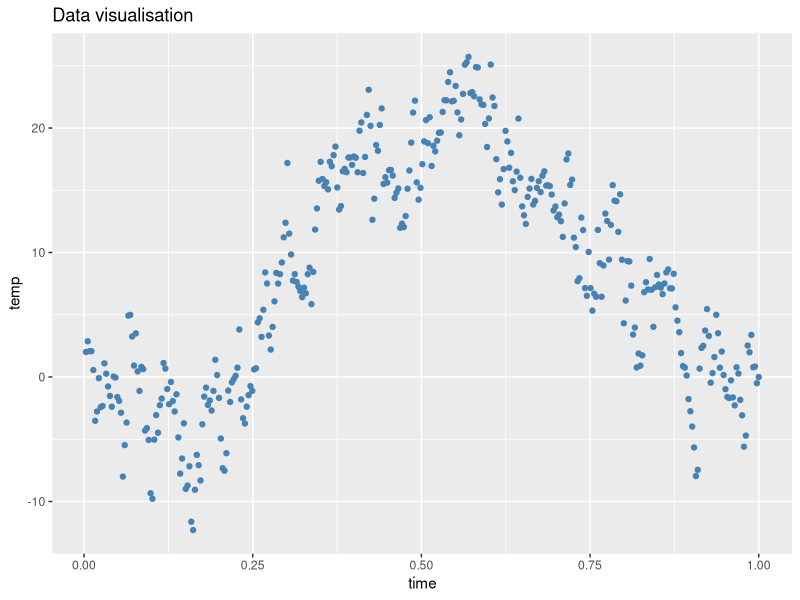
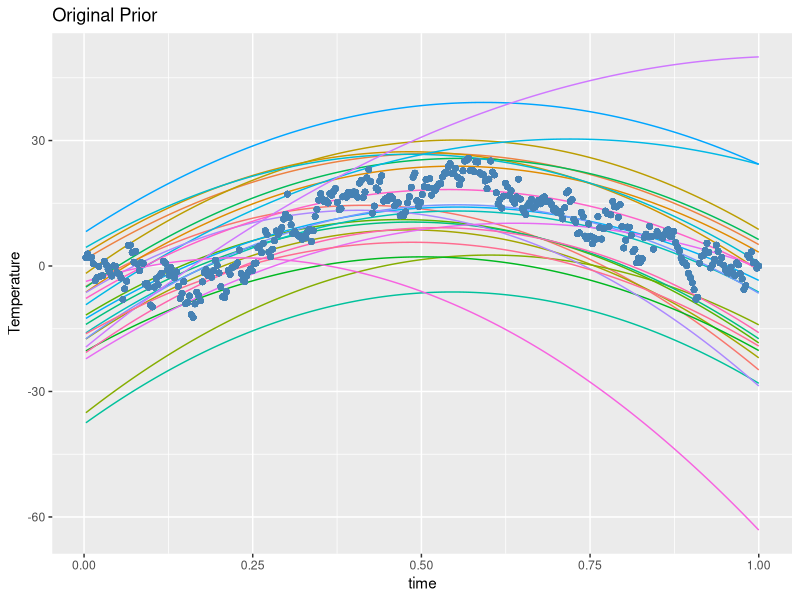
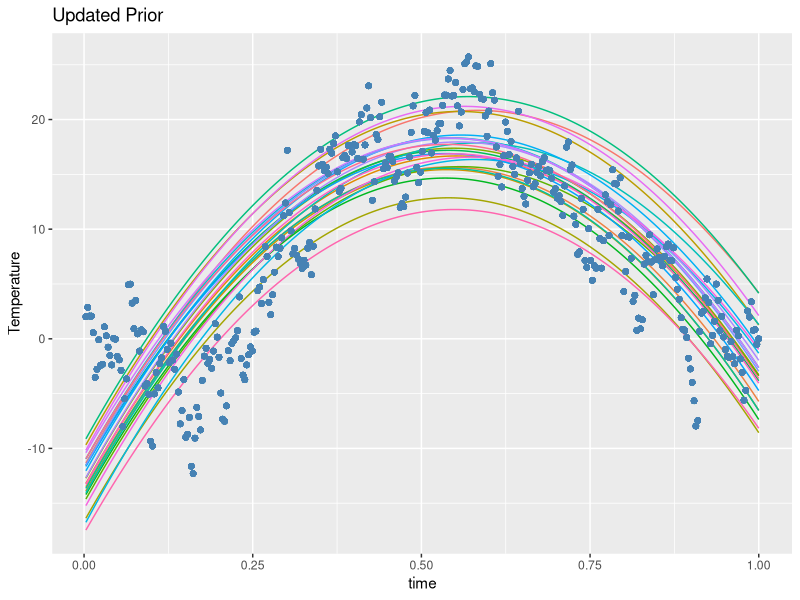
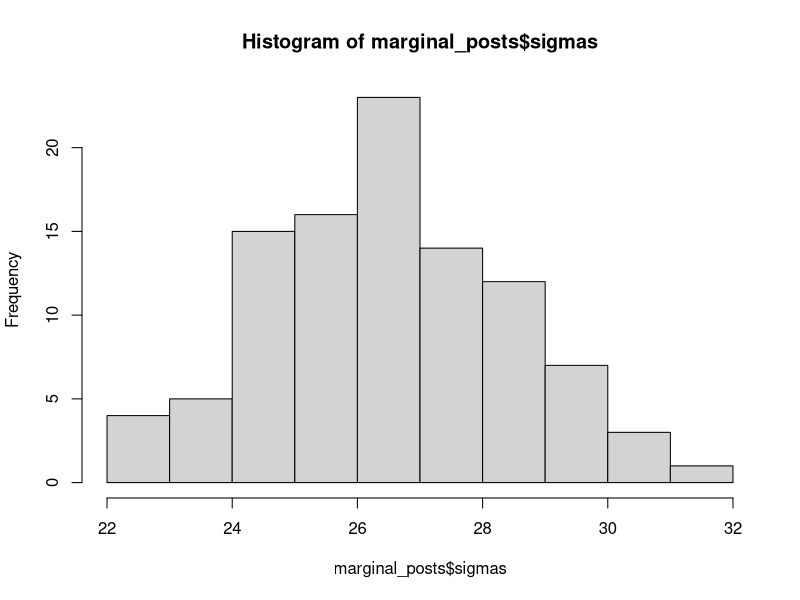
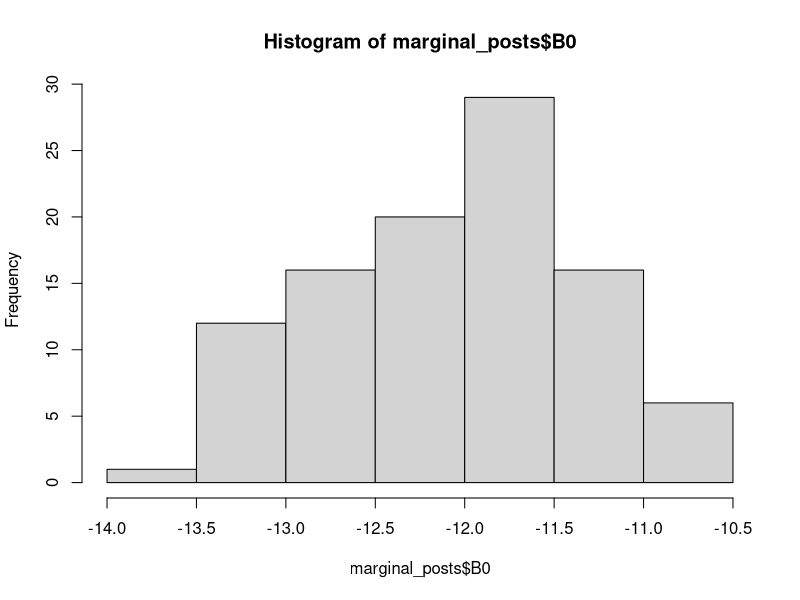
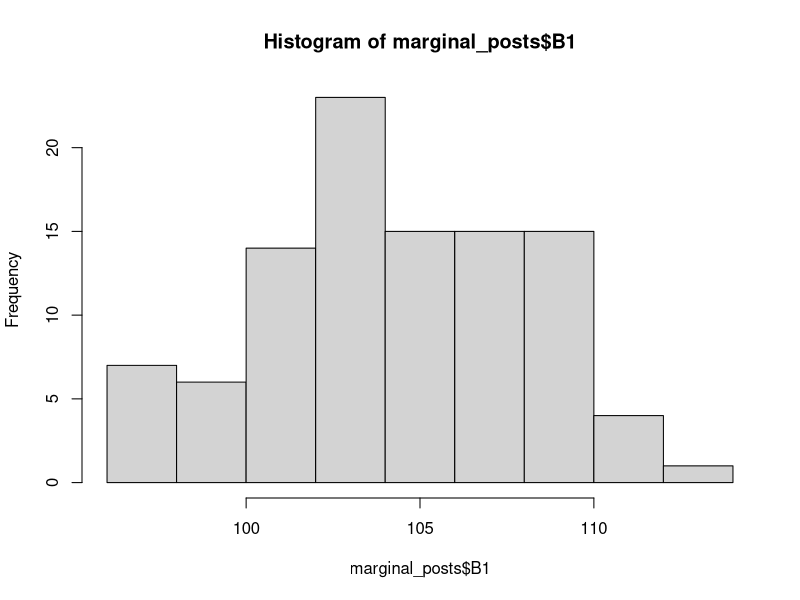
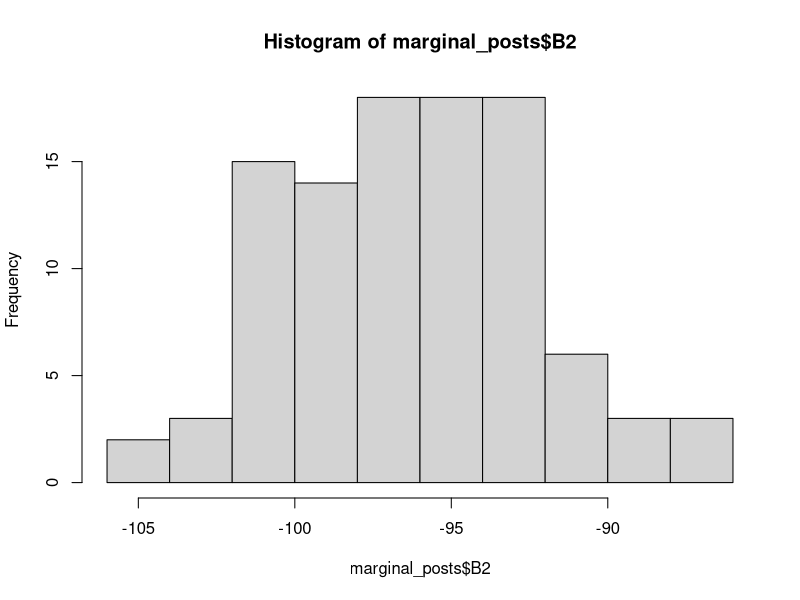
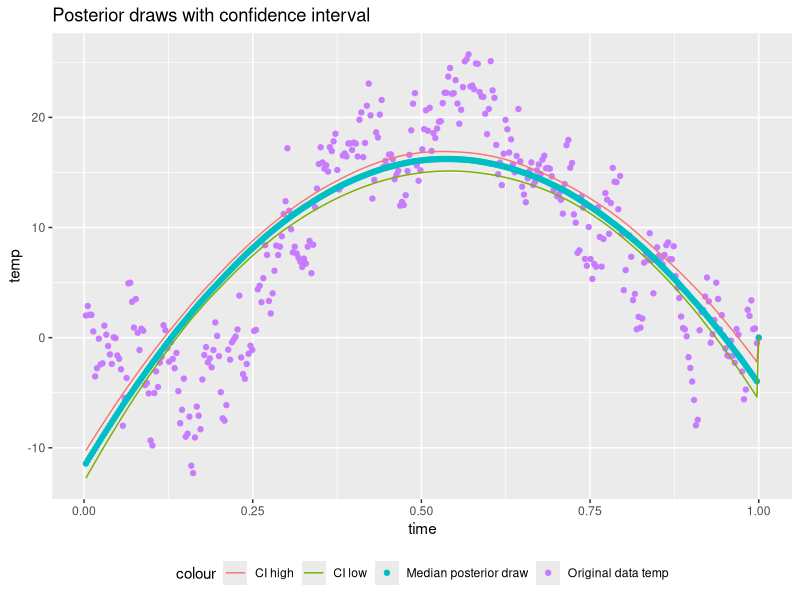

The R script that drew these images, in order:
## ---- chunk 1
knitr::opts_chunk$set(echo = FALSE, error = FALSE, message = FALSE, warning = FALSE)

library(knitr)
library(dplyr)
library(ggplot2)
library(mvtnorm)
library(reshape2)
library(bayestestR)
## ---- chunk 2
temps <- read.table("TempLinkoping.txt", header = TRUE)
ggplot(temps, aes(time, temp)) + 
  geom_point(color="steelblue") + 
  ggtitle("Data visualisation")
## ---- chunk 3
# Prior values 
u0 <- t(c(-10, 100, -100))
omega0 <- diag(x = 0.01, 3,3)
v0 <- 6
s_square0 <- 1
draws <- 25

# Function for generating sigma^2 draws from a inverse chi prior
sigma_draw <- function(draws, v0, s0){ 
  x <- rchisq(draws, v0)
  sigmas <- (v0 * s0) / x
  return(sigmas)
}

# Function for generating beta draws from a multinormal distribution 
beta_draw <- function(draws, u0, s0, omega0){
  betas <- matrix(0, draws, 3) # Matrix to store betas in
  i = 1
  for (s in s0) {
    betas[i,] <- rmvnorm(1,u0, sigma = s*solve(omega0))
    i = i+1
  }
  return(betas)
}

draw_prior <- function() {
  # Draw sigma and beta values from the prior distribution
  sigmas <- sigma_draw(draws, v0, s_square0)
  betas <- beta_draw(draws, u0, sigmas, omega0)
  
  # Matrix for X (covariates)
  n <- length(temps$time)
  x <- matrix(c(rep(1, n), temps$time, temps$time ^ 2),
           nrow = n,
           ncol = 3)
  
  test_prior <- data.frame("time" = temps$time, "temp" = temps$temp)
  
  # Draw temperature samples from the prior
  for (i in 1:draws) {
    eps <- rnorm(n = 1,
                 mean = 0,
                 sd = sqrt(sigmas[i]))
    y <- x %*% betas[i, ] + eps
    test_prior[paste0("model", i)] <- drop(y)
  }
  test_prior <- melt(test_prior, id.vars = c("time", "temp"), variable.name ="models")
  return(test_prior)
}

test_prior <- draw_prior()

ggplot(test_prior, aes(x=time, y=value, group=models, color=models)) +
  geom_line(show.legend = FALSE) + 
  geom_point(aes(y=temp), color="steelblue") +
  ggtitle("Original Prior") +
  ylab("Temperature")

# Now we want to obtain a prior that better matches our beliefs about the data. 
u0 <- t(c(-12, 110, -100))
omega0 <- diag(x = 0.05, 3,3)
v0 <- 6
s_square0 <- 0.2
draws <- 25

test_prior <- draw_prior()

ggplot(test_prior, aes(x=time, y=value, group=models, color=models)) +
  geom_line(show.legend = FALSE) + 
  geom_point(aes(y=temp), color="steelblue") +
  ggtitle("Updated Prior") +
  ylab("Temperature")
## ---- chunk 4
n <- length(temps$time)
x <- matrix(c(rep(1, n), temps$time, temps$time ^ 2), nrow = n, ncol = 3)
sigmas <- sigma_draw(draws, v0, s_square0)
betas <- beta_draw(draws, u0, sigmas, omega0)
y <- temps$temp

draw_posterior <- function(y, n, x, u0, omega0, v0, s_square0) {
  # Calculate the parameters for the posterior
  b_hat <- solve(t(x) %*% x) %*% t(x) %*% y
  un <- solve(t(x) %*% x + omega0) %*% (t(x) %*% x %*% b_hat + omega0 %*% t(u0))
  omega_n <- t(x) %*% x + omega0
  vn <- v0 + n
  vnsigma2 <- v0 %*% s_square0 + (t(y)%*%y + u0%*%omega0%*%t(u0) - t(un)%*%omega_n%*%un)
  sigma_n <- vnsigma2 / vn
  
  # Draw sigma and beta values from the prior distribution
  sigmas <- sigma_draw(draws, vn, sigma_n)
  betas <- beta_draw(draws, un, sigmas, omega_n)
  res <- data.frame(sigmas, betas)
  res <- rename(res, B0 = X1, B1 = X2, B2 = X3)
  return(res)
}

draws <- 100
marginal_posts <- draw_posterior(y, n, x, u0, omega0, v0, s_square0)

# Plot the histograms of the marginal posteriors of the parameters
hist(marginal_posts$sigmas)
hist(marginal_posts$B0)
hist(marginal_posts$B1)
hist(marginal_posts$B2)

## ---- chunk 5
# 1b: ii 
f_res <- integer(365)
high <- integer(365)
low <- integer(365)
preds <-  matrix(0,365,draws)
i = 0
for (time in temps$time) {
  fval <- marginal_posts$B0 + marginal_posts$B1 %*% t(time) + marginal_posts$B2 %*% t((time^2))
  preds[i,] <- fval
  f_res[i] <- median(fval)
  # confidence interval 
  interval <- ci(fval, ci=0.95, method="ETI")
  high[i] <- interval$CI_high
  low[i] <- interval$CI_low
  i = i+1
}

df <- (data.frame("y" = f_res, "CI_high" = high, "CI_low" = low, "time" = temps$time, "temp" =temps$temp))

ggplot(df, aes(x=time, y=temp, color="Original data temp")) +
  geom_point() +
  geom_point(aes(y=f_res, color="Median posterior draw")) + 
  geom_line(aes(y=high, color="CI high")) + 
  geom_line(aes(y=low, color="CI low")) +
  ggtitle("Posterior draws with confidence interval") + 
  theme(legend.position = "bottom")
## ---- chunk 6
# 1c, 
# Get the day of the max temp for each draw
# Based on that the days are in order (pos in list is day)
max_days <- apply(preds,2,which.max)
days_densiity <- density(max_days)

df1 <- data.frame(
  day = days_densiity$x,
  temp = days_densiity$y
)

ggplot(df1, aes(x=day, y=temp, color="Warmest day density")) + 
  geom_line() +
  geom_vline(aes(xintercept = mean(max_days), color="Mean")) +
  ggtitle("Warmest day density distribution") + 
  theme(legend.position = "bottom")
## ---- chunk 7
# Code for part 2
data <- read.table("WomenWork.dat", header=TRUE)
## ---- chunk 8
# Setting up the model 
x <- as.matrix(data[,2:9])
y <- as.vector(data[,1])
tau <- 10
Npar <- dim(x)[2]

# Setting up the prior 
u0 <- as.matrix(rep(0, Npar)) # prior mean vector
sigma <- (tau^2)*diag(Npar) # prior covariance vector

# Function for calculating posterior, Taken from lecture 6 code example.
LogPostLogistic <- function(betas,y,X,mu,Sigma){
  linPred <- X%*%betas;
  logLik <- sum( linPred*y - log(1 + exp(linPred)) );
  
  if (abs(logLik) == Inf) logLik = -20000; # Likelihood is not finite, stear the optimizer away from here!
  
  logPrior <- dmvnorm(betas, mu, Sigma, log=TRUE);
  
  return(logLik + logPrior)
}

init_values <- as.matrix(rep(0,Npar)) # Initial beta values
# Use optim to calculate the best beta values for the model
opt_res <- optim(init_values, fn=LogPostLogistic, gr = NULL, y, x, u0, sigma, method=c("BFGS"), control=list(fnscale=-1), hessian=TRUE)

# Calculate the inverse of the hessian 
invJ <- -solve(opt_res$hessian)
beta <- data.frame(
  Beta = c("B0", "B1", "B2", "B3", "B4", "B5", "B6", "B7"),
  Value = opt_res$par
)

# Check if the results are similar so far
dataEx <- data[,-2]
dataEx$Work <- as.factor(dataEx$Work)
lm = glm(Work ~ ., data = dataEx, family = binomial)

# Draw from the posterior 
post_betas = rmvnorm(1000, opt_res$par, invJ)
nSmallChild_betas <- post_betas[,7]
nSmallChild_density <- density(nSmallChild_betas)
ci <- ci(nSmallChild_betas, ci = 0.95, method="ETI")

df2 <- data.frame(
  x <- nSmallChild_density$x,
  y <- nSmallChild_density$y,
  ci_high <- ci$CI_high, 
  ci_low <- ci$CI_low
)
## ---- chunk 9

ggplot(df2, aes(x, y)) + 
  geom_line(color="firebrick") + 
  geom_vline(xintercept = ci_high, color="steelblue") + 
  geom_vline(xintercept = ci_low, color="steelblue") +
  ggtitle("nSmallChild beta coefficient density") +
  xlab("B7 value") + 
  ylab("Density")
## ---- chunk 10
# Code for 2b 
woman <- as.matrix(c(1, 13, 8, 11, (11/10)^2, 37, 2, 0))
post_betas <- t(post_betas)
# Generate draws for the woman based on our betas from 2b 
pr_woman_work <- exp(t(woman)%*%post_betas) / (1+exp(t(woman)%*%post_betas))

den <- density(pr_woman_work) # Density for the probabilites of work
df3 <- data.frame(
  x <- den$x, 
  y <- den$y
)

ggplot(df3, aes(x, y)) + 
  geom_line(color="firebrick") +
  ggtitle("Probability density for getting work")
  
## ---- chunk 11
# Code for 2c
p <- mean(pr_woman_work) # The probability that 1 woman work. 
x <- c(0,1,2,3,4,5,6,7,8) 

post_dist <- dbinom(x, 8, p)
df4 <- data.frame(
  woman_working <- x, 
  probability <- post_dist
)
ggplot(df4, aes(woman_working, probability)) + 
  geom_line(color="firebrick") + 
  ggtitle("Probability density of number of working women")
